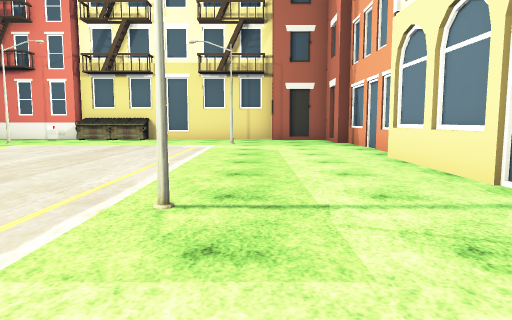
view 1 (above)

23 first-person views from a walk through a 3-D level made in the Unity game engine. The camera is 1.2 m above the floor, tilts 6° down and sees 70° across. The floor is counted in squares, 2 m on a side. Each view is taken from the middle of a square. On the plan, view 1 faces up. The plan holds only what a view shows up to about 10 squares ahead; the rest is blank. The place goes on beyond the plan. The player is left out. Some surface patterns are stand-ins.

view 2
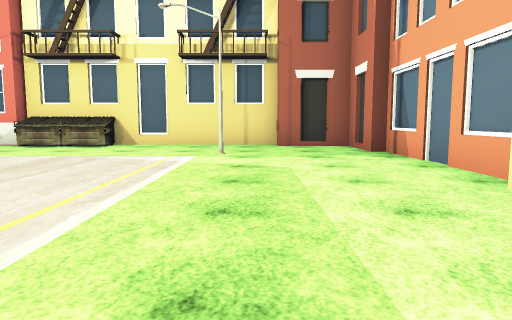

view 3
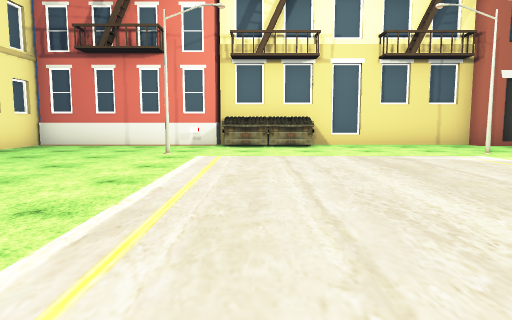

view 4
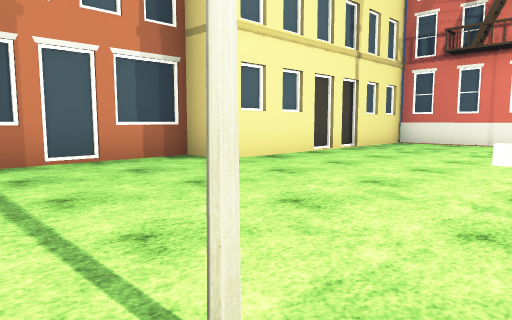

view 5
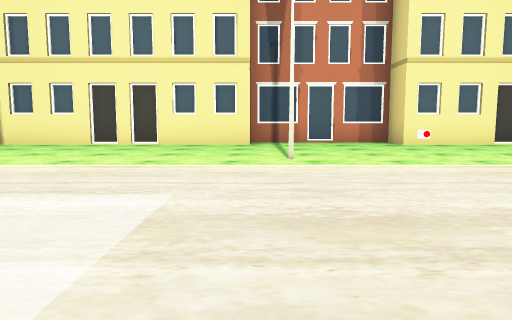

view 6
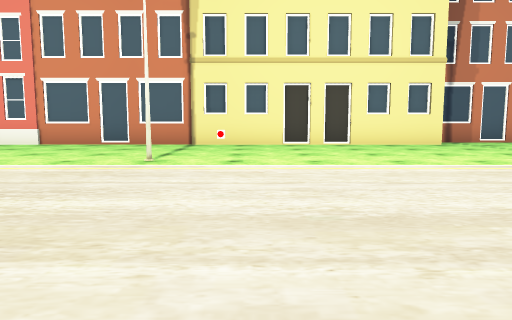

view 7
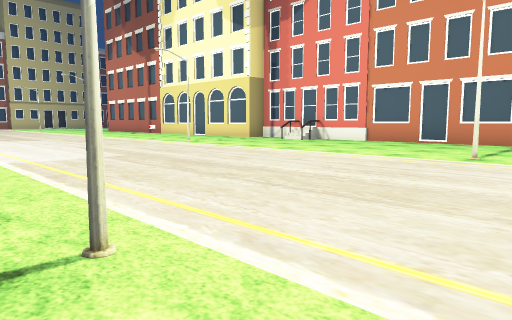

view 8
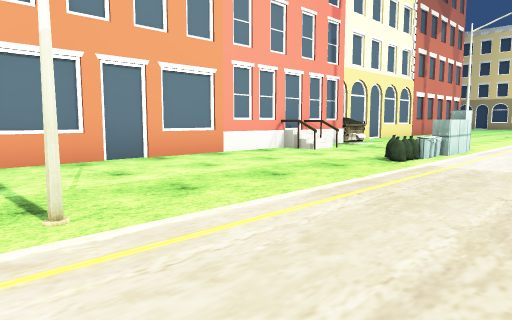

view 9
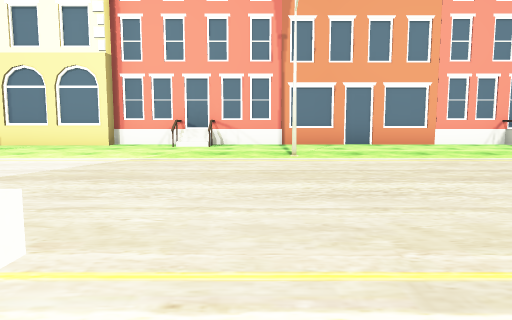

view 10
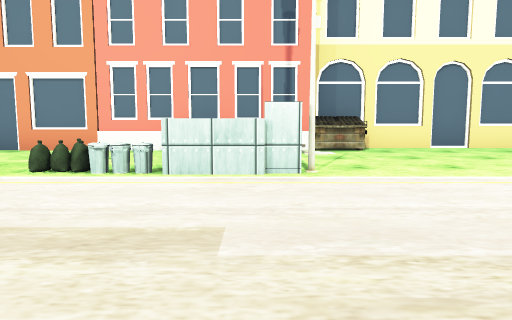

view 11
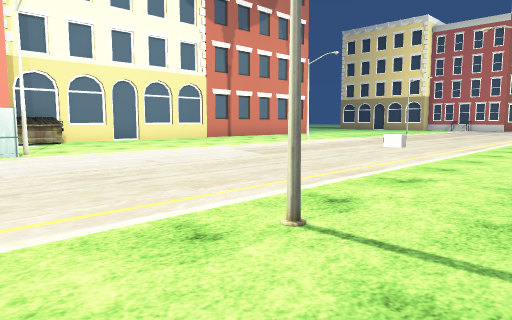

view 12
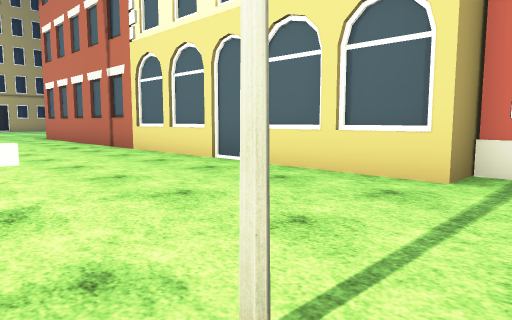

view 13
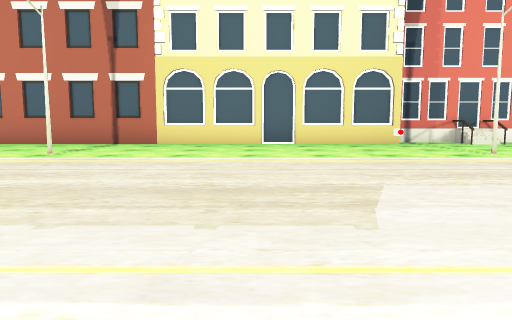

view 14
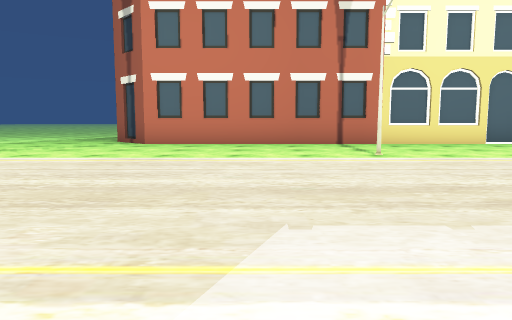

view 15
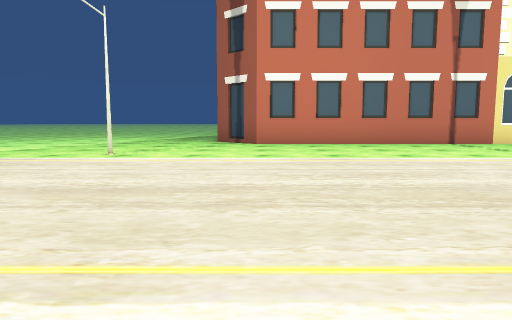

view 16
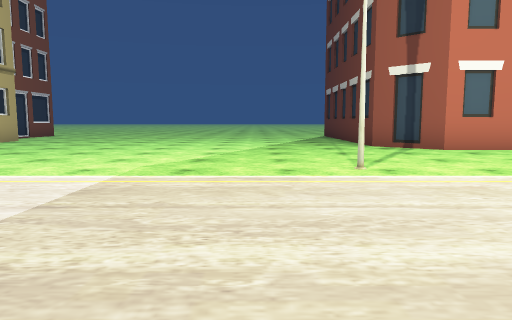

view 17
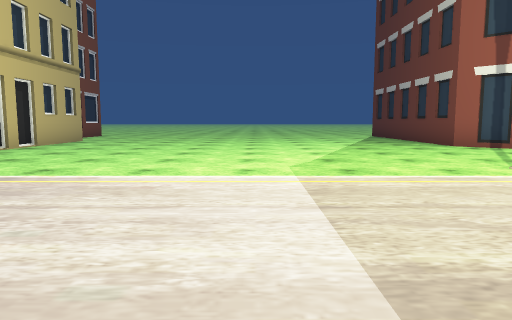

view 18
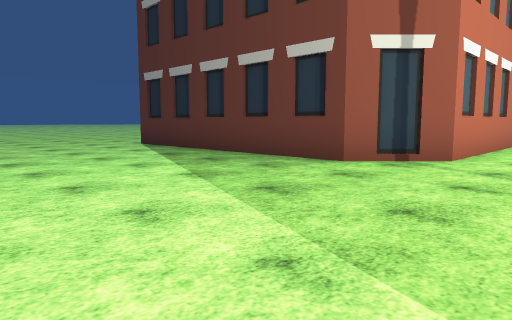

view 19
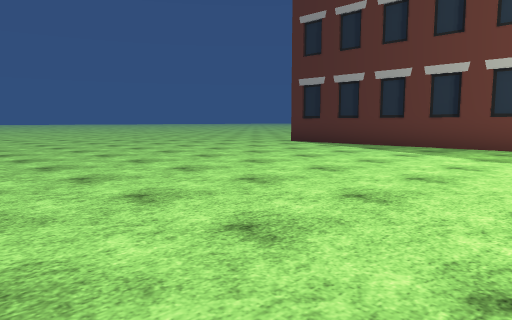

view 20
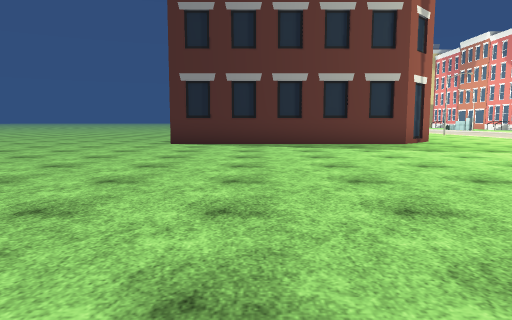

view 21
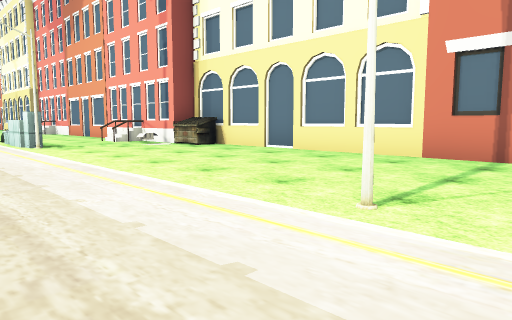

view 22
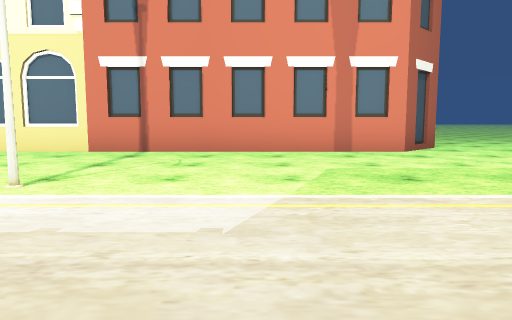

view 23
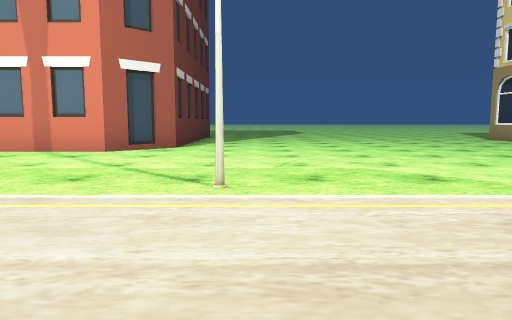

### Floor plan
Key: @ floor where view 1 was taken; # wall or solid block; . floor; / step, stairs or slope; = window, fence, low wall or low ledge; U dumpster; B bin; O other object.
Columns run from 18 left of view 1 to 6 right of it. Each row starts with its distance up from view 1.
 13            #########
 12        #####UUU....###
 11        #....O........#
 10        #...#.....#...#
  9        #.............#
  8        #.............#
  7        #.............#
  6       ##............##
  5       #.............#
  4       #.....O.......#
  3       #....#.....#...
  2       ##............#
  1        #............#
  0        #..........@.##
 -1        #.............#
 -2        #............##
 -3        #............=#
 -4        #....O........#
 -5        #...#.....#...#
 -6        #.............#
 -7        #.............#
 -8        #.............#
 -9        #.........O...#
-10        ##  .....BOO..#
-11         =........B../#
-12         .........O...#
-13        ##..#........O##
-14         #...O........U#
-15         #.............#
-16         #.............#
-17         #.............#
-18         #.............#
-19         #.............#
-20         #.............#
-21         #..#.....#....#
-22         #.............#
-23         #.............#
-24         #.............#
-25         #.............#
-26        ##.............#
-27 .#######..............###
-28 .........................
-29 ...........#.....#.......
-30 .........................
-31 .........................
-32 ................. .......
-33 ................   ......
-34 ...............      ....
-35 .............         ...
-36   ..........
-37    .  ....

Where each view was taken, in squares from view 1:
view 1: 0 up, 0 right, facing up
view 2: 3 up, 0 right, facing up
view 3: 3 up, 5 left, facing up
view 4: 2 up, 6 left, facing up-left
view 5: 2 up, 1 left, facing left
view 6: 3 down, 1 left, facing left
view 7: 3 down, 0 right, facing down-left
view 8: 4 down, 3 left, facing down-right
view 9: 4 down, 7 left, facing right
view 10: 12 down, 5 left, facing right
view 11: 11 down, 8 left, facing down-right
view 12: 12 down, 6 left, facing down-left
view 13: 17 down, 0 right, facing left
view 14: 23 down, 0 right, facing left
view 15: 26 down, 0 right, facing left
view 16: 30 down, 2 left, facing left
view 17: 32 down, 2 left, facing left
view 18: 32 down, 8 left, facing up-left
view 19: 36 down, 10 left, facing up-left
view 20: 37 down, 15 left, facing up
view 21: 22 down, 3 left, facing up-right
view 22: 23 down, 4 left, facing right
view 23: 29 down, 4 left, facing right
